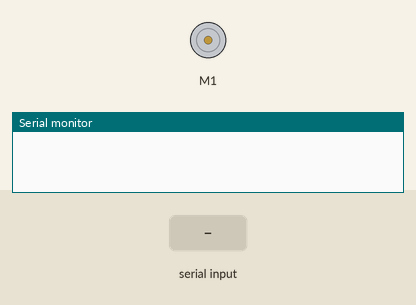
Bench run of a sketch on a simulated Arduino Uno, built with avr-gcc and run on an emulated ATmega328P. Shown: DC motor (green arrow = forward, orange = backward, longer = faster), the last lines printed to the serial monitor. The inputs (shaded band) are chosen by the test bench.

Above: at 1.2 s.
1.3 s: "f" received over the second serial link
At 2.5 s:
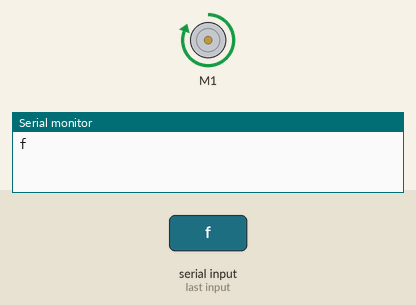
2.8 s: "b" received over the second serial link
At 3.8 s:
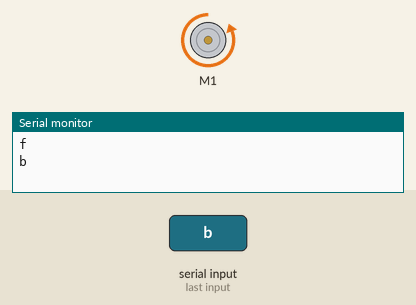
Timing chart, 0 to 5.8 s (numbered marks = the images above; inputs shaded):
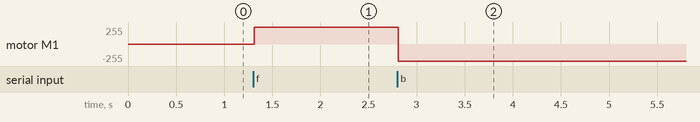

Measured:
- after the input at 1.3 s, motor M1: stopped → forward 255/255 at once
- after the input at 2.8 s, motor M1: forward 255/255 → backward 255/255 at once

The sketch:

bt.ino
```cpp
#include <AFMotor.h>
#include <SoftwareSerial.h>

AF_DCMotor motor(1);
SoftwareSerial bt(10,11);
String device;

void setup() {
  // put your setup code here, to run once:
motor.setSpeed(255);
bt.begin(9600);
Serial.begin(9600);
}

void loop() {
  // put your main code here, to run repeatedly:
while(bt.available())
{
  delay(10);
  char c=bt.read();
  device+=c;
}
if(device.length()>0)
{
  Serial.println(device);
}
if(device=="f")
{
  motor.run(FORWARD);
}
else if(device=="b")
{
   motor.run(BACKWARD);
}

device="";
}
```
